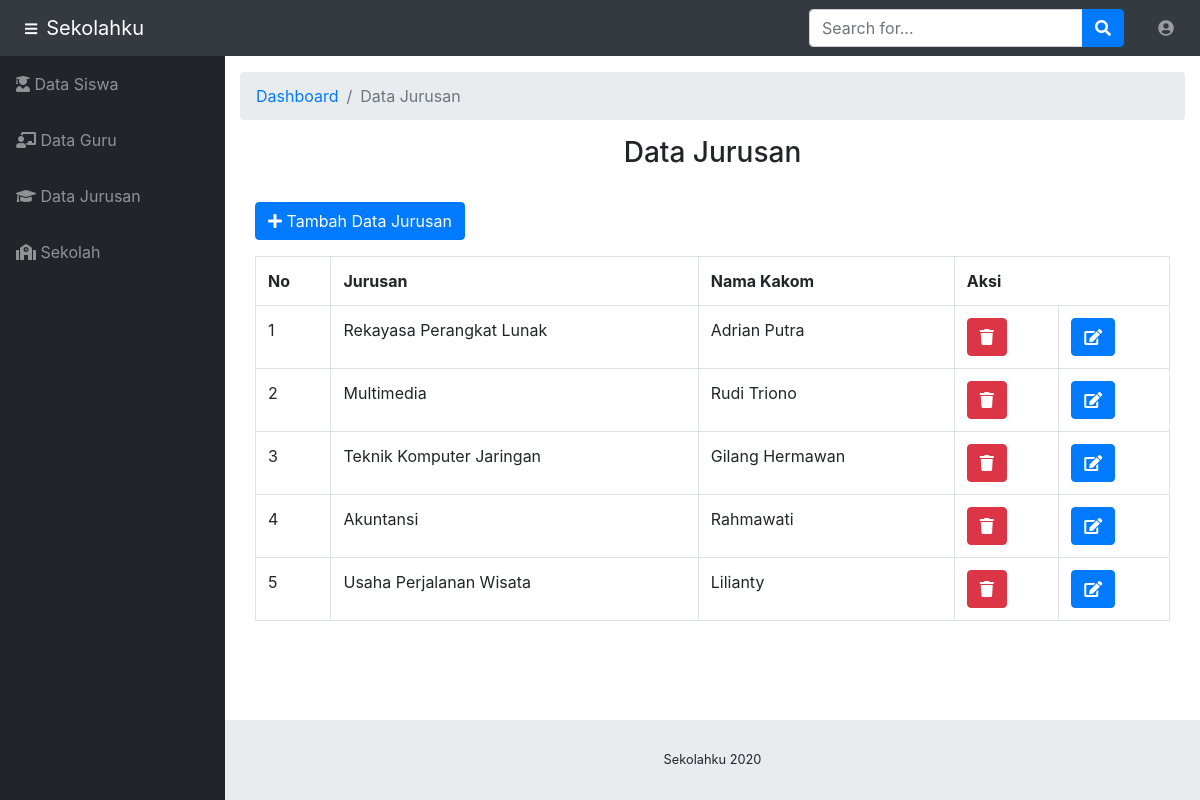
Screenshot of /index.php/admin/jurusan with the database file from the repository.
### tables this page shows
CREATE TABLE IF NOT EXISTS `jurusan` (
`id` int(11) NOT NULL,
  `jurusan` varchar(75) NOT NULL,
  `nmkakom` varchar(150) NOT NULL
);

### application/controllers/Admin.php (called while the page is built, shortened)
<?php
class Admin extends CI_Controller
{
    public function __construct()
    {
        $this->load->library('form_validation');
    }
    public function jurusan()
    {
        $data['title'] = 'Sekolahku';
        $data['jurusan'] = $this->M_jurusan->getAll();
        $this->load->view('templates/header3', $data);
        $this->load->view('templates/navbar');
        $this->load->view('templates/sidebar');
        $this->load->view('admin/jurusan', $data);
        $this->load->view('templates/footer');
    }
}

### index.php (called while the page is built, shortened)
<?php
require_once BASEPATH.'core/CodeIgniter.php';

### application/models/M_jurusan.php (called while the page is built, shortened)
<?php
class M_jurusan extends CI_Model
{
    private $_table = "jurusan";
    public function getAll()
    {
        return $this->db->get($this->_table)->result();
    }
}

### application/views/admin/jurusan.php (the view, shortened to what this page needs)
<div class="row">
    <div class="col-lg-12">
        <ol class="breadcrumb">
            <li class="breadcrumb-item">
                <a href="#">Dashboard</a>
            </li>
            <li class="breadcrumb-item active">Data Jurusan</li>
        </ol>
    </div>
</div>
<div class="container">
    <center>
        <h3>Data Jurusan</h3>
    </center>
    <br>
    <button class="btn btn-primary" data-toggle="modal" data-target="#exampleModal"><i class="fa fa-plus"></i> Tambah Data Jurusan</button>
    <div class="row">
        <div class="col-lg-12">
            <div class="my-3">
                <div class="table-responsive mx-auto">
                    <table class="table table-bordered">
                        <tr>
                            <th>No</th>
                            <th>Jurusan</th>
                            <th>Nama Kakom</th>
                            <th colspan="2">Aksi</th>
                        </tr>
                        <?php
                        $no = 1;
                        foreach ($jurusan as $jrs) : ?>
                            <tr>
                                <td><?php echo $no++ ?></td>
                                <td><?php echo $jrs->jurusan ?></td>
                                <td><?php echo $jrs->nmkakom ?></td>
                                <td onclick="javascript: return confirm('Anda yakin ingin menghapus')"><?php echo anchor('jurusan/hapus/' . $jrs->id, '<div class="btn btn-danger"><i class="fa fa-trash"></i></div>') ?>
                                </td>
                                <td>
                                    <?php echo anchor('jurusan/edit_j/' . $jrs->id, '<div class="btn btn-primary" class="btn-sm"><i class="fa fa-edit"></i></div>') ?>
                                </td>
                            </tr>
                        <?php endforeach; ?>
                    </table>
                </div>
            </div>
        </div>
    </div>
</div>

### rows the page displays
jurusan: jurusan "Rekayasa Perangkat Lunak", nmkakom "Adrian Putra"
jurusan: jurusan "Multimedia", nmkakom "Rudi Triono"
jurusan: jurusan "Teknik Komputer Jaringan", nmkakom "Gilang Hermawan"
jurusan: jurusan "Akuntansi", nmkakom "Rahmawati"
jurusan: jurusan "Usaha Perjalanan Wisata", nmkakom "Lilianty"
